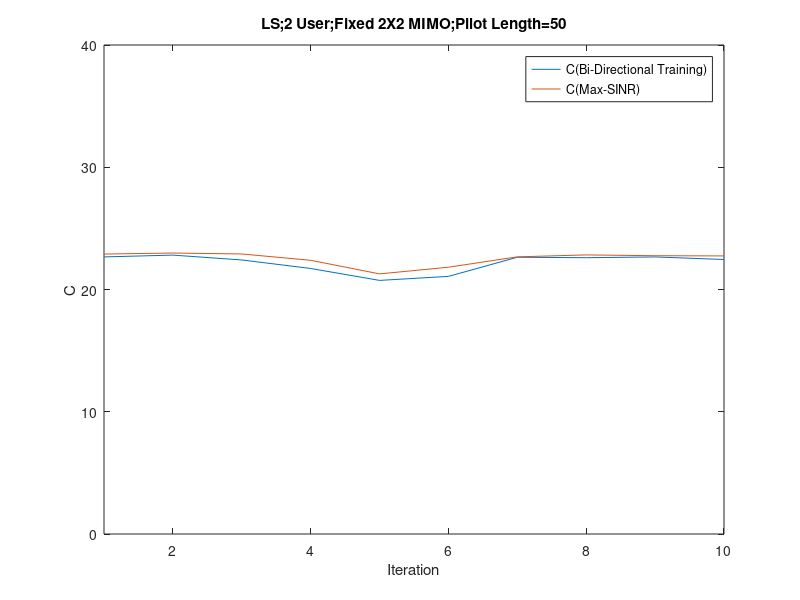

Write the MATLAB code that produced this figure.
%2 user, 2X2 MIMO Channel
%Turn Off Common Channel 
%calculate MSE
%LS Filter
%add realization function
clc
clear



for k=1:2
SINR_without_stat(:,k)= zeros(50,1);
SINR_know_stat(:,k)= zeros(50,1);
end

sigma = sqrt(10^(-3));

i = 10; %FilterLength
Realization=1;


 for R=1:Realization
     
        R
        
        H{1,1}=(1/sqrt(2))*[randn(1,1)+1i*randn(1,1) randn(1,1)+1i*randn(1,1);randn(1,1)+1i*randn(1,1) randn(1,1)+1i*randn(1,1)];
        H{1,2}=0.8*(1/sqrt(2))*[randn(1,1)+1i*randn(1,1) randn(1,1)+1i*randn(1,1);randn(1,1)+1i*randn(1,1) randn(1,1)+1i*randn(1,1)];
        H{2,1}=0.8*(1/sqrt(2))*[randn(1,1)+1i*randn(1,1) randn(1,1)+1i*randn(1,1);randn(1,1)+1i*randn(1,1) randn(1,1)+1i*randn(1,1)];
        H{2,2}=(1/sqrt(2))*[randn(1,1)+1i*randn(1,1) randn(1,1)+1i*randn(1,1);randn(1,1)+1i*randn(1,1) randn(1,1)+1i*randn(1,1)];

        Z{1,1}=H{1,1}.';
        Z{1,2}=H{2,1}.';
        Z{2,1}=H{1,2}.';
        Z{2,2}=H{2,2}.';

for iteration = 1:10

        for k = 1:2
            gp(:,k)=[1;1];
            gp_w(:,k)=[1;1];
            gp(:,k)=gp(:,k)/norm(gp(:,k));
            gp_w(:,k)=gp_w(:,k)/norm(gp_w(:,k));
        end

            for loop=1:iteration
    
                for k = 1:2
                gp(:,k)=gp(:,k)/norm(gp(:,k));
                gp_w(:,k)=gp_w(:,k)/norm(gp_w(:,k));
                end
            
           
            %Backward Training
            for iter1 = 1:i

                    for k =1:2
                        if rand-0.5 >= 0
                                    xp_b(k,iter1) = 1;
                                else
                                    xp_b(k,iter1) = -1;
                        end
                    end
                    
                       
                    for k = 1:2

                                neq_p(:,iter1,k) = [0;0];
                                for j = 1:2
                                    if j~=k; 
                                        neq_p(:,iter1,k) = neq_p(:,iter1,k) + Z{k,j}*gp(:,j)*xp_b(j,iter1);
                                    end
                                end

                                neq_p_w(:,iter1,k) = [0;0];
                                for j = 1:2
                                    if j~=k;
                                        neq_p_w(:,iter1,k) = neq_p_w(:,iter1,k) + Z{k,j}*gp_w(:,j);
                                    end
                                end

                           
                    end
                    
                    for k = 1:2    
                                yb(:,iter1,k) = Z{k,k}*(gp(:,k)*xp_b(k,iter1))...
                                                +neq_p(:,iter1,k)...
                                                +sigma*(1/sqrt(2))*[(randn(1,1)+1i*randn(1,1));(randn(1,1)+1i*randn(1,1))];
                    end
                           
                    
                    
            end
            
                    for k = 1:2
                            vp_w(:,k) = inv(  Z{k,k}*gp_w(:,k)*gp_w(:,k)'*Z{k,k}'... 
                                            + neq_p_w(:,iter1,k)*(neq_p_w(:,iter1,k))'...  
                                            + eye(2)*sigma^2  ) * (Z{k,k}*gp_w(:,k)); 
                    end
            
                    for k = 1:2
                    vp(:,k)  = inv(yb(:,:,k)*yb(:,:,k)')*yb(:,:,k)*xp_b(k,:)';
                    end
            
                    for k = 1:2
                    vp(:,k)=vp(:,k)/norm(vp(:,k));
                    vp_w(:,k)=vp_w(:,k)/norm(vp_w(:,k));
                    end
       

            %Forward Training  
            for iter2 = 1:i

                    for k = 1:2
                        if rand-0.5 >= 0
                                    xp_f(k,iter2) = 1;
                                else
                                    xp_f(k,iter2) = -1;
                        end
                    end

                    for k = 1:2

                                neq_p(:,iter2,k) = [0;0];
                                for j = 1:2
                                    if j~=k; 
                                        neq_p(:,iter2,k) = neq_p(:,iter2,k) + H{k,j}*vp(:,j)*xp_f(j,iter2);
                                    end
                                end

                                neq_p_w(:,iter2,k) = [0;0];
                                for j = 1:2
                                    if j~=k;
                                        neq_p_w(:,iter2,k) = neq_p_w(:,iter2,k) + H{k,j}*vp_w(:,j);
                                    end
                                end

                    end
                    
                    for k = 1:2    
                    yf(:,iter2,k) = H{k,k}*(vp(:,k)*xp_f(k,iter2))...
                                    +neq_p(:,iter2,k)...
                                    +sigma*(1/sqrt(2))*[(randn(1,1)+1i*randn(1,1));(randn(1,1)+1i*randn(1,1))];
                    end
                   
            end 
    
                for k = 1:2 
                gp_w(:,k) = inv(  H{k,k}*vp_w(:,k)*vp_w(:,k)'*H{k,k}'...
                                + neq_p_w(:,iter2,k)*(neq_p_w(:,iter2,k))'...  
                                + eye(2)*sigma^2  ) * (H{k,k}*vp_w(:,k)); 
                end

                for k = 1:2
                gp(:,k)  = inv(yf(:,:,k)*yf(:,:,k)')*yf(:,:,k)*xp_f(k,:)';
                end
                
                      
            end
    
            for k = 1:2
        
                %%%%%%%%%%%
                neq_SINR_p(iteration,k) = 0;
                for j = 1:2
                    if j~=k; 
                neq_SINR_p(iteration,k) = neq_SINR_p(iteration,k) + norm(gp(:,k)'*H{k,j}*vp(:,j))^2;
                    end
                end
                %%%%%%%%%%%
                neq_SINR_p_w(iteration,k) = 0;
                for j = 1:2
                    if j~=k; 
                neq_SINR_p_w(iteration,k) = neq_SINR_p_w(iteration,k) + norm(gp_w(:,k)'*H{k,j}*vp_w(:,j))^2;
                    end
                end
        
            end
    
            for k = 1:2
            SINR_without_stat(iteration,k)= SINR_without_stat(iteration,k)+(norm(  gp(:,k)'*H{k,k}*vp(:,k) )^2/( neq_SINR_p(iteration,k) + norm( gp(:,k)'*eye(2)*sigma^2*gp(:,k) )    ))/Realization;
            SINR_know_stat(iteration,k)= SINR_know_stat(iteration,k)+(norm(   gp_w(:,k)'*H{k,k}*vp_w(:,k) )^2/( neq_SINR_p_w(iteration,k) + norm( gp_w(:,k)'*eye(2)*sigma^2*gp_w(:,k) )   ))/Realization;
            end
    
    end
           
end
   

n=1:iteration;

plot(   n,  log2(1+SINR_without_stat(n,1))+log2(1+SINR_without_stat(n,2)), n,  log2(1+SINR_know_stat(n,1))+log2(1+SINR_know_stat(n,2)) )
legend('C(Bi-Directional Training)','C(Max-SINR)')
xlabel('Iteration')
ylabel('C')
title('LS;2 User;Fixed 2X2 MIMO;Pilot Length=50')
axis([1 iteration 0 40])


